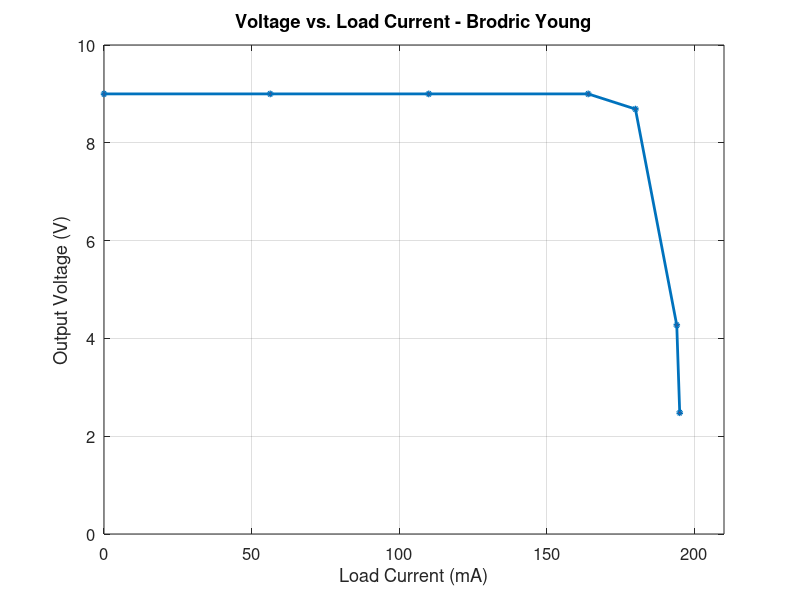

This figure's MATLAB source:
% Given data
Vout = [9, 9, 9, 9, 8.69, 4.27, 2.48]; % Voltage (V)
Iload = [0, 56.3, 110, 164, 180, 194, 195]; % Current (mA)

% Create the plot
figure;
plot(Iload, Vout, '-o', 'LineWidth', 2, 'MarkerSize', 3, 'MarkerFaceColor', 'r');

% Labels and title
xlabel('Load Current (mA)');
ylabel('Output Voltage (V)');
title('Voltage vs. Load Current - Brodric Young');
grid on;

% Improve appearance
set(gca, 'FontSize', 12);
xlim([0 210]);
ylim([0 10]);

% Show the plot
hold off;
